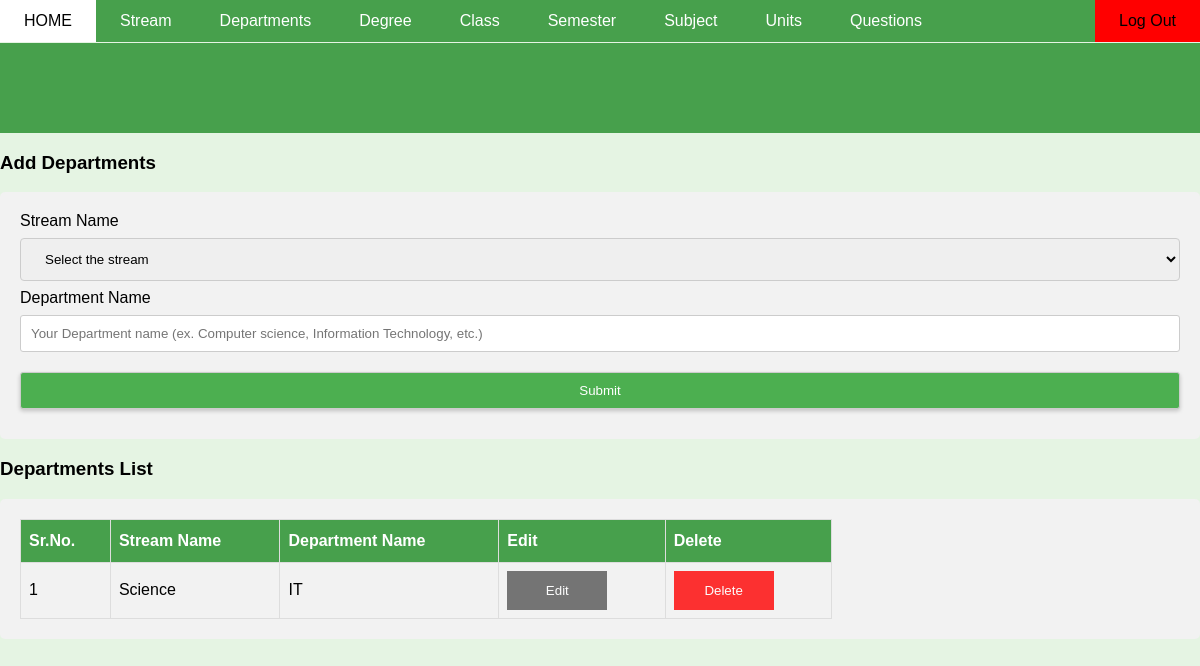
The app's page /admin/departments/departments.php with its own data.
### tables this page shows
CREATE TABLE `departments` (
  `id` int(11) NOT NULL,
  `stream_id` int(11) NOT NULL,
  `dept_name` varchar(255) NOT NULL
);

CREATE TABLE `stream` (
  `id` int(11) NOT NULL,
  `stream_name` varchar(255) NOT NULL
);

### includes/functions.php (called while the page is built, shortened)
<?php
function fetchData($parameters)
{
    global $db;
    $tables = array(
        'stream',
        'departments',
        'degree',
        'class',
        'semester',
        'subjects',
        'units',
        'fill_in_the_blank_based_question',
        'five_marks_question',
        'four_marks_question',
        'mcq_based_question',
        'one_marks_question',
        'question_paper_formate',
        'total_main_question',
        'total_submain_question',
        'total_sub_question'
    );
    $table = isset($parameters['table']) ? $parameters['table'] : "";
    $condition = isset($parameters['condition']) ? $parameters['condition'] : "";
    if (!empty($table) && in_array($table, $tables)) {
        $sql = "SELECT * FROM $table $condition";
        $result_set = $db->query($sql);
        if ($result_set->rowCount()) {
            return $result_set->fetchAll(PDO::FETCH_ASSOC);
        } else {
            return false;
        }
    } else {
        return false;
    }
}
?>

### admin/departments/departments.php (the view, shortened to what this page needs)
<!DOCTYPE html>
<?php
	require_once($_SERVER['DOCUMENT_ROOT'].'/admin/header/admin_header.php');
?>
<html>
<div>
	<div class="view_error_message">
	</div>
	<div class="row">
		<div class="col-sm-12">
				<h3 class="heading-name">Add Departments</h3>
				<div class="div-form">
					<form action="<?php echo htmlspecialchars($_SERVER['PHP_SELF']); ?>" method="POST">
						<label for="stream_id">Stream Name</label>
						<select id="stream_id" name="stream_id" required>
							<option value="">Select the stream</option>
							<?php if($streams = fetchData(array('table'=>'stream','condition'=>''))): ?>
								<?php foreach($streams as $stream): ?>
									<option value="<?php echo $stream['id']; ?>"><?php echo $stream['stream_name']; ?></option>
								<?php endforeach; ?>
							<?php endif; ?>
						</select>
						<label for="departments_name">Department Name</label>
						<input type="text" class="input-text" id="departments_name" name="departments_name" placeholder="Your Department name (ex. Computer science, Information Technology, etc.)" required>
						<input type="submit" class="input-submit" value="Submit" id="submit" name="submit">
					</form>
				</div>
				<h3 class="heading-name">Departments List</h3>
				<div class="div-form">
					<?php if($departments = fetchData(array('table'=>'departments', 'condition'=>''))): ?>
						<table id="table_structure">
							<tr>
								<th>Sr.No.</th>
								<th>Stream Name</th>
								<th>Department Name</th>
								<th>Edit</th>
								<th>Delete</th>
							</tr>
							<?php $count=1; foreach($departments as $department): ?>
								<tr>
									<td><?php echo $count; ?></td>
									<?php if($streams = fetchData(array('table'=>'stream', 'condition'=>'WHERE id = '.$department['stream_id']))): ?>
										<?php $count=1; foreach($streams as $stream): ?>
											<td><?php echo $stream['stream_name']; ?></td>
										<?php endforeach; ?>
									<?php endif; ?>
									<td><?php echo $department['dept_name']; ?></td>
									<td><button class="open-button" onclick="openForm(<?php echo $department['id']; ?>)">Edit</button></td>
									<td><a href="/admin/delete_row.php?id=<?php echo $department['id'].'&from=departments&calling_script='.$_SERVER['PHP_SELF']; ?>"><button style="background-color:red;" class="open-button">Delete</button></a></td>
								</tr>
							<?php $count++; endforeach; ?>
						</table>
					<?php endif; ?>
				</div>
		</div>
	</div>
</div>
</html>

### assets/css/custom.css (style rules this page uses)
.input-text, select { width: 100%; padding: 12px 20px; margin: 8px 0; display: inline-block; border: 1px solid #ccc; border-radius: 4px; box-sizing: border-box; }
.input-submit { display: block; margin: 0 auto; text-align: center; background-color: #47a04c; color: white; padding: 10px 20px; margin-top: 10px; border: none; border-radius: 10px; box-shadow: 0px 2px 4px rgba(0, 0, 0, 0.2); cursor: pointer; }
.div-form { border-radius: 5px; background-color: #f2f2f2; padding: 20px; }
.view_error_message { margin-top: 43px; width: 100%; height: 90px; background-color: #47a04c; color: white; }
#table_structure { font-family: "Trebuchet MS", Arial, Helvetica, sans-serif; border-collapse: collapse; width: 70%; }
#table_structure td, #table_structure th { border: 1px solid #ddd; padding: 8px; }
#table_structure tr:nth-child(even) { background-color: #f2f2f2; }
#table_structure th { padding-top: 12px; padding-bottom: 12px; text-align: left; background-color: #47a04c; color: white; }
.open-button { background-color: #555; color: white; padding: 12px 12px; border: none; cursor: pointer; opacity: 0.8; width: 100px; }

### includes/header.php (style rules this page uses)
body { font-family: Arial, sans-serif; background-color: #E5F4E3; margin: 0; padding: 0; }
input[type="text"], input[type="password"], input[type="submit"] { width: 100%; padding: 10px; margin-bottom: 10px; border: 1px solid #ccc; border-radius: 3px; }
input[type="submit"] { background-color: #4CAF50; color: #fff; cursor: pointer; }

### records on screen
departments: count "1", dept_name "IT"
stream: stream_name "Science"
